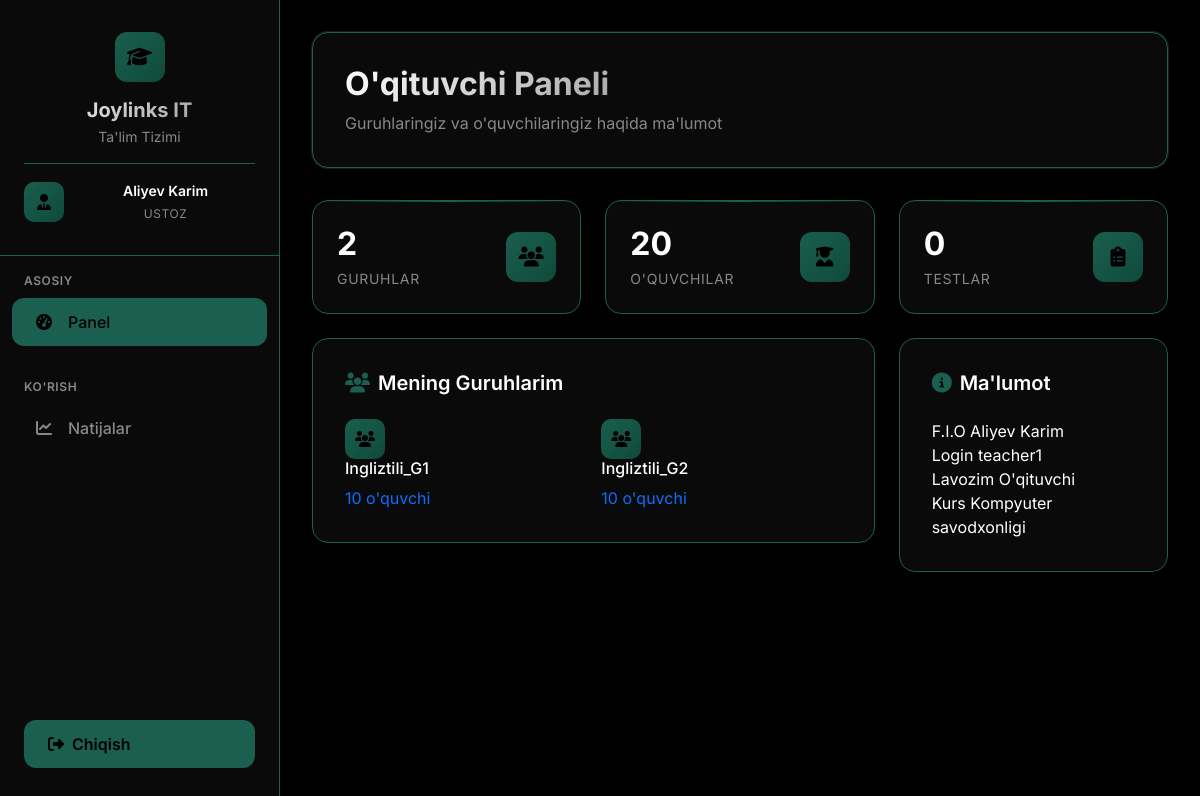
Page /teacher/dashboard (signed in) on the committed database.
### app.py (models this page shows)
class User(UserMixin, db.Model):
    id = db.Column(db.Integer, primary_key=True)
    username = db.Column(db.String(80), unique=True, nullable=False)
    password_hash = db.Column(db.String(120), nullable=False)
    role = db.Column(db.String(20), nullable=False)  # admin, teacher, student
    full_name = db.Column(db.String(100), nullable=False)
    teacher_profile = db.relationship('Teacher', backref='user', uselist=False)
    student_profile = db.relationship('Student', backref='user', uselist=False)

class Group(db.Model):
    id = db.Column(db.Integer, primary_key=True)
    name = db.Column(db.String(50), nullable=False)
    teacher_id = db.Column(db.Integer, db.ForeignKey('teacher.id'), nullable=False)
    students = db.relationship('Student', backref='group', lazy=True)
    tests = db.relationship('Test', backref='group', lazy=True)

class Course(db.Model):
    id = db.Column(db.Integer, primary_key=True)
    name = db.Column(db.String(100), nullable=False)
    description = db.Column(db.Text)
    created_at = db.Column(db.DateTime, default=datetime.utcnow)

### app.py (the view)
@app.route('/teacher/dashboard')
@teacher_required
def teacher_dashboard():
    from sqlalchemy.orm import joinedload
    try:
        print(f"🔍 Current user: {current_user.id}, Username: {current_user.username}, Role: {current_user.role}")
        print(f"🔍 Is authenticated: {current_user.is_authenticated}")
        print(f"🔍 User object type: {type(current_user)}")
        teacher = db.session.query(Teacher)\
            .options(joinedload(Teacher.user))\
            .options(joinedload(Teacher.course))\
            .filter_by(user_id=current_user.id)\
            .first()
        print(f"🔍 Teacher found: {teacher is not None}")
        if teacher:
            print(f"🔍 Teacher ID: {teacher.id}, User ID: {teacher.user_id}")
            print(f"🔍 Teacher user role: {teacher.user.role}")
        if not teacher:
            print("❌ Teacher profile not found!")
            flash('O\'qituvchi profili topilmadi! Admin bilan bog\'laning.', 'danger')
            return redirect(url_for('login'))
        groups = db.session.query(Group).options(joinedload(Group.teacher).joinedload(Teacher.course)).filter_by(teacher_id=teacher.id).all()
        for group in groups:
            group.students = Student.query.filter_by(group_id=group.id).all()
        students_count = Student.query.filter(Student.group_id.in_([g.id for g in groups])).count()
        tests_count = Test.query.filter(Test.group_id.in_([g.id for g in groups])).count()
        print(f"✅ Groups: {len(groups)}, Students: {students_count}, Tests: {tests_count}")
        return render_template('teacher/dashboard_modern.html',
                             groups=groups,
                             students_count=students_count,
                             tests_count=tests_count,
                             teacher=teacher)
    except Exception as e:
        print(f"❌ Error in teacher dashboard: {e}")
        import traceback
        traceback.print_exc()
        flash('Panelni yuklashda xatolik!', 'danger')
        return redirect(url_for('login'))

### app.py (called while the page is built)
@login_manager.user_loader
def load_user(user_id):
    return User.query.get(int(user_id))

def teacher_required(f):
    @wraps(f)
    def decorated_function(*args, **kwargs):
        if not current_user.is_authenticated or current_user.role != 'teacher':
            flash('Kirish taqiqlangan. O\'qituvchi huquqlari kerak.', 'danger')
            return redirect(url_for('login'))
        return f(*args, **kwargs)
    return decorated_function

### templates/teacher/dashboard_modern.html (shortened to what this page needs)
{% extends "base_modern.html" %}
{% block content %}
<div class="page-header">
    <div class="d-flex justify-content-between align-items-center">
        <div>
            <h1 class="page-title">O'qituvchi Paneli</h1>
            <p class="page-subtitle">Guruhlaringiz va o'quvchilaringiz haqida ma'lumot</p>
        </div>
    </div>
</div>
<div class="row g-4 mb-4">
    <div class="col-xl-4">
        <div class="stats-card">
            <div class="d-flex align-items-center justify-content-between">
                <div>
                    <h3 class="mb-1">{{ groups|length }}</h3>
                    <p class="mb-0">Guruhlar</p>
                </div>
                <div class="stats-icon">
                    <i class="fas fa-users"></i>
                </div>
            </div>
        </div>
    </div>
    <div class="col-xl-4">
        <div class="stats-card">
            <div class="d-flex align-items-center justify-content-between">
                <div>
                    <h3 class="mb-1">{{ students_count }}</h3>
                    <p class="mb-0">O'quvchilar</p>
                </div>
                <div class="stats-icon">
                    <i class="fas fa-user-graduate"></i>
                </div>
            </div>
        </div>
    </div>
    <div class="col-xl-4">
        <div class="stats-card">
            <div class="d-flex align-items-center justify-content-between">
                <div>
                    <h3 class="mb-1">{{ tests_count }}</h3>
                    <p class="mb-0">Testlar</p>
                </div>
                <div class="stats-icon">
                    <i class="fas fa-clipboard-list"></i>
                </div>
            </div>
        </div>
    </div>
</div>
<div class="row g-4">
    <div class="col-lg-8">
        <div class="content-card">
            <h5 class="mb-4" style="color: var(--text-primary); font-weight: 600;">
                <i class="fas fa-users me-2" style="color: var(--accent);"></i>Mening Guruhlarim
            </h5>
            {% if groups %}
            <div class="row g-3">
                {% for group in groups %}
                <div class="col-md-6">
                    <a href="{{ url_for('teacher_group_students', group_id=group.id) }}" class="text-decoration-none">
                        <div class="group-card">
                            <div class="group-header">
                                <div class="group-icon">
                                    <i class="fas fa-users"></i>
                                </div>
                                <h6 style="color: var(--text-primary);">{{ group.name }}</h6>
                            </div>
                            <div class="group-stats">
                                <span class="student-count">{{ group.students|length }} o'quvchi</span>
                            </div>
                        </div>
                    </a>
                </div>
                {% endfor %}
            </div>
            {% else %}
            <div class="text-center py-4">
                <i class="fas fa-users fa-2x mb-3" style="color: var(--text-secondary);"></i>
                <p class="text-muted">Sizda hali guruhlar yo'q. Admin bilan bog'laning.</p>
            </div>
            {% endif %}
        </div>
    </div>
    <div class="col-lg-4">
        <div class="content-card">
            <h5 class="mb-4" style="color: var(--text-primary); font-weight: 600;">
                <i class="fas fa-info-circle me-2" style="color: var(--accent);"></i>Ma'lumot
            </h5>
            <div class="info-section">
                <div class="info-item">
                    <label>F.I.O</label>
                    <span>{{ current_user.full_name }}</span>
                </div>
                <div class="info-item">
                    <label>Login</label>
                    <span>{{ current_user.username }}</span>
                </div>
                <div class="info-item">
                    <label>Lavozim</label>
                    <span>O'qituvchi</span>
                </div>
                <div class="info-item">
                    <label>Kurs</label>
                    <span>{{ teacher.course.name }}</span>
                </div>
            </div>
        </div>
    </div>
</div>
{% endblock %}

### templates/base_modern.html (shortened to what this page needs)
<!DOCTYPE html>
<html lang="uz">
<head>
    <link href="https://cdn.jsdelivr.net/npm/bootstrap@5.3.0/dist/css/bootstrap.min.css" rel="stylesheet">
    <link href="https://cdnjs.cloudflare.com/ajax/libs/font-awesome/6.4.0/css/all.min.css" rel="stylesheet">
</head>
<body>
    <aside class="sidebar" id="sidebar">
        <div class="sidebar-header">
            <div class="logo">
                <i class="fas fa-graduation-cap"></i>
            </div>
            <h3>Joylinks IT</h3>
            <p>Ta'lim Tizimi</p>
            {% if current_user.is_authenticated %}
            <div class="user-info">
                <div class="user-avatar">
                    {% if current_user.role == 'admin' %}
                    <i class="fas fa-crown"></i>
                    {% elif current_user.role == 'teacher' %}
                    <i class="fas fa-user-tie"></i>
                    {% elif current_user.role == 'student' %}
                    <i class="fas fa-user-graduate"></i>
                    {% endif %}
                </div>
                <div class="user-details">
                    <div class="user-name">{{ current_user.full_name }}</div>
                    <div class="user-role">
                        {% if current_user.role == 'admin' %}
                        Admin
                        {% elif current_user.role == 'teacher' %}
                        Ustoz
                        {% elif current_user.role == 'student' %}
                        O'quvchi
                        {% endif %}
                    </div>
                </div>
            </div>
            {% endif %}
        </div>
        <nav class="sidebar-nav">
            {% if current_user.role == 'admin' %}
            <div class="nav-section">
                <div class="nav-section-title">Asosiy</div>
                <a href="{{ url_for('admin_dashboard') }}"
                    class="nav-link {% if request.endpoint == 'admin_dashboard' %}active{% endif %}">
                    <i class="fas fa-tachometer-alt"></i>
                    <span>Boshqaruv Paneli</span>
                </a>
                <a href="{{ url_for('admin_analytics') }}"
                    class="nav-link {% if request.endpoint == 'admin_analytics' %}active{% endif %}">
                    <i class="fas fa-chart-pie"></i>
                    <span>Analitika</span>
                </a>
            </div>
            <div class="nav-section">
                <div class="nav-section-title">Boshqaruv</div>
                <a href="{{ url_for('admin_courses') }}"
                    class="nav-link {% if request.endpoint == 'admin_courses' %}active{% endif %}">
                    <i class="fas fa-book"></i>
                    <span>Kurslar</span>
                </a>
                <a href="{{ url_for('admin_students') }}"
                    class="nav-link {% if request.endpoint == 'admin_students' %}active{% endif %}">
                    <i class="fas fa-user-graduate"></i>
                    <span>O'quvchilar</span>
                </a>
                <a href="{{ url_for('admin_teachers') }}"
                    class="nav-link {% if request.endpoint == 'admin_teachers' %}active{% endif %}">
                    <i class="fas fa-chalkboard-teacher"></i>
                    <span>O'qituvchilar</span>
                </a>
                <a href="{{ url_for('admin_results') }}"
                    class="nav-link {% if request.endpoint == 'admin_results' %}active{% endif %}">
                    <i class="fas fa-chart-line"></i>
                    <span>Natijalar</span>
                </a>
            </div>
            {% elif current_user.role == 'teacher' %}
            <div class="nav-section">
                <div class="nav-section-title">Asosiy</div>
                <a href="{{ url_for('teacher_dashboard') }}"
                    class="nav-link {% if request.endpoint == 'teacher_dashboard' %}active{% endif %}">
                    <i class="fas fa-tachometer-alt"></i>
                    <span>Panel</span>
                </a>
            </div>
            <div class="nav-section">
                <div class="nav-section-title">Ko'rish</div>
                <a href="{{ url_for('teacher_results') }}"
                    class="nav-link {% if request.endpoint == 'teacher_results' %}active{% endif %}">
                    <i class="fas fa-chart-line"></i>
                    <span>Natijalar</span>
                </a>
            </div>
            {% endif %}
        </nav>
        <div class="logout-btn">
            <a href="{{ url_for('logout') }}" class="btn-primary-custom w-100">
                <i class="fas fa-sign-out-alt me-2"></i>
                Chiqish
            </a>
        </div>
    </aside>
    <main class="main-content">
        {% block content %}{% endblock %}
    </main>
</body>
</html>

### templates/teacher/dashboard_modern.html (style rules this page uses)
.group-icon { width: 40px; height: 40px; background: linear-gradient(135deg, var(--accent), var(--accent-hover)); border-radius: 10px; display: flex; align-items: center; justify-content: center; color: var(--bg-primary); animation: pulse 2s ease-in-out infinite; }

### rows in the picture
User: full_name "Aliyev Karim", username "teacher1"
Group: name "Ingliztili_G1", students|length "10"
Group: name "Ingliztili_G2", students|length "10"
Course: course.name "Kompyuter savodxonligi"

### other values in the picture
{{ groups|length }} "2"
{{ students_count }} "20"
{{ tests_count }} "0"
